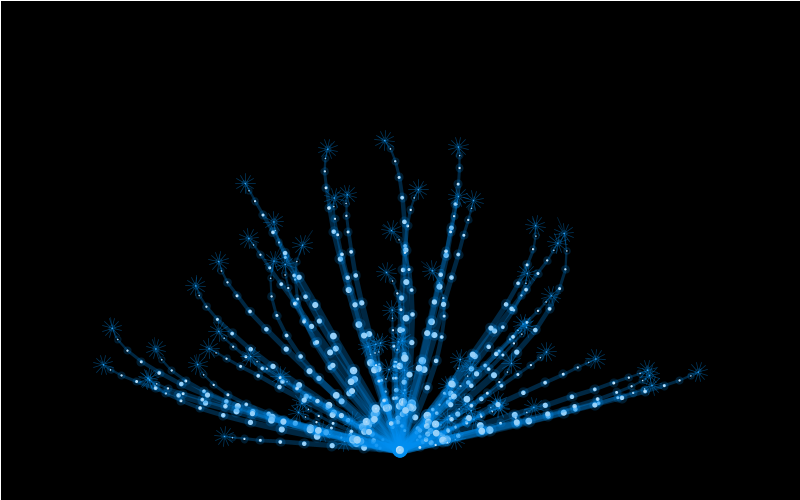
Frame 1 (no input)
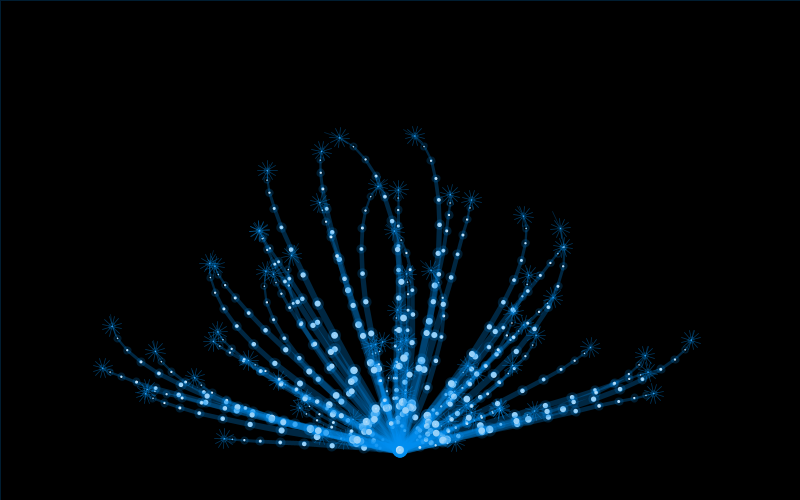
Frame 60 (the mouse pressed at the canvas centre just before this capture)
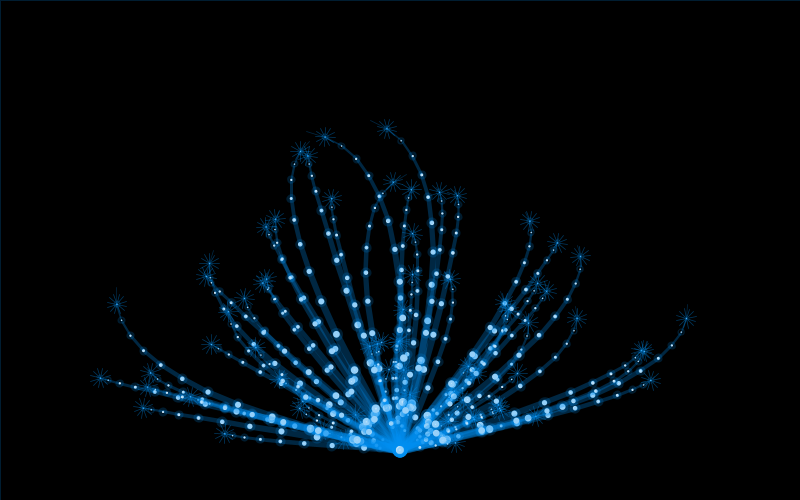
Frame 120 (the mouse held since frame 60 and released just before this capture)

The Processing sketch that drew these frames (run headless with seeded random() and noise(); from frame 60 on, the mouse is pressed at the canvas centre):

// Processing sketch: sketch_seaplant
// ── sketch_seaplant.pde
// Gigi Miller
// Sea Plant
// attempt to replicate https://www.openprocessing.org/sketch/158347

//fibonacci sequence 
int fib(int n) {
  if (n == 0 | n == 1) {
    return 1;
  } else {
    return fib(n-1) + fib(n-2);
  }
}
int ratio(int n) {
  return n * 4;
}

//an array of tentacles
Tentacle[] tents;


void setup() {
  size(800, 500);
  background(0);
  stroke(255);

  tents = new Tentacle[70];
  for (int i = 0; i < tents.length; i++) {
    tents[i] = new Tentacle((int)random(5, 13));
  }
}

void draw() {
  fill(0);
  rect(0, 0, width, height);
  translate(width/2, height-50);
  for (Tentacle tentacle : tents) {
    tentacle.display();
  }
  //tent.display();
}


class Tentacle {
  int LENGTH;
  float x, y;
  float angle; 
  PVector[] j_pos;
  float amp, phi;

  Tentacle(int L) {
    LENGTH = L;
    x = 0;
    y = 0;
    angle = random(-180, 0);
    amp = random(.25,1);
    phi = random(TWO_PI);
    j_pos = new PVector[14];
    for (int g = 0; g <= 13; g ++) {      
      j_pos[g] = new PVector(0, 0);
    }
  }

  void display() {
    pushMatrix();
    rotate(radians(angle));
    //println(angle);
    //LENGTH = (int) random(5,13);
    // draw the joints of the tentacle 
    for (int i =0; i < LENGTH; i++) {
      float circle_stroke = 6;
      float w = 0.75*(LENGTH - i);
      int len = ratio(LENGTH - i);
      float Y = (sin(radians(frameCount)+phi)+1)*amp;
      //draw the little flowers at the end
      if (i == LENGTH-1) {
        strokeWeight(0.75);
        stroke(0, 143, 242, 100);
        float ex = j_pos[i].x;
        float why = j_pos[i].y;
        line(ex-10, why, ex+10, why);
        line(ex, why-10, ex, why+10);
        line(ex-8.6, why-5, ex+8.6, why+5);
        line(ex-8.6, why+5, ex+8.6, why-5);
        line(ex-5, why+8.6, ex+5, why-8.6);
        line(ex+5, why+8.6, ex-5, why-8.6);
        
      }
      //draw the circles
      stroke(0, 143, 242, 50);
      strokeWeight(circle_stroke);
      fill(255);
      ellipse(j_pos[i].x, j_pos[i].y, w, w);
      
      //draw the connecting lines
      stroke(0, 143, 242, 70);
      strokeWeight(w);
      //println("x", j_pos[i].x, "y", j_pos[i].y);
      if (angle > -90) {
        line(j_pos[i].x, j_pos[i].y, j_pos[i].x+len, j_pos[i].y - i*Y);
        j_pos[i+1].x = j_pos[i].x + len;
        j_pos[i+1].y = j_pos[i].y - i*Y;
      } else {
        line(j_pos[i].x, j_pos[i].y, j_pos[i].x+len, j_pos[i].y + i*Y);
        j_pos[i+1].x = j_pos[i].x + len;
        j_pos[i+1].y = j_pos[i].y + i*Y;
      }
      circle_stroke -= 0.5;
    }

    popMatrix();
  }
}


/*class Joint {
 int len;
 float x, y;
 
 Joint(x, y, int index) {
 len = fib(index) * 20;
 }
 }*/
